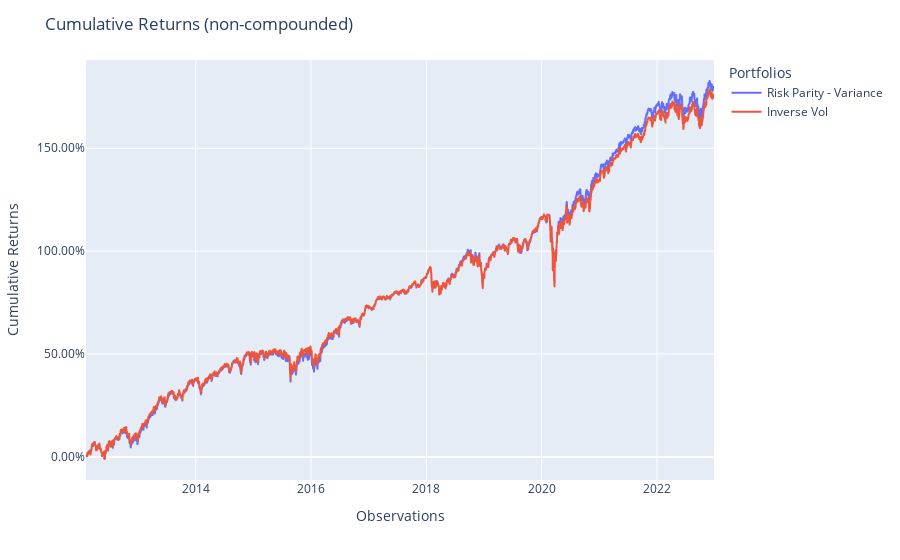

The cell this chart's notebook holds for it:
### Code cell
fig = population.plot_cumulative_returns()
show(fig)

### Figure 1 — Plotly figure (JSON) as saved in the notebook; plotly's stock layout.template omitted (floating-point values rounded to 4 significant figures; data arrays with more than 128 entries replaced by an {"elided": "..."} marker saying what was removed)
{"data": [{"hovertemplate": "variable=Risk Parity - Variance<br>index=%{x}<br>value=%{y}<extra></extra>", "legendgroup": "Risk Parity - Variance", "line": {"color": "#636efa", "dash": "solid"}, "marker": {"symbol": "circle"}, "mode": "lines", "name": "Risk Parity - Variance", "showlegend": true, "type": "scattergl", "x": {"elided": "2743 str values"}, "xaxis": "x", "y": {"elided": "2743 float values"}, "yaxis": "y"}, {"hovertemplate": "variable=Inverse Vol<br>index=%{x}<br>value=%{y}<extra></extra>", "legendgroup": "Inverse Vol", "line": {"color": "#EF553B", "dash": "solid"}, "marker": {"symbol": "circle"}, "mode": "lines", "name": "Inverse Vol", "showlegend": true, "type": "scattergl", "x": {"elided": "2743 str values"}, "xaxis": "x", "y": {"elided": "2743 float values"}, "yaxis": "y"}], "layout": {"legend": {"title": {"text": "Portfolios"}, "tracegroupgap": 0}, "margin": {"t": 60}, "title": {"text": "Cumulative Returns (non-compounded)"}, "xaxis": {"anchor": "y", "domain": [0, 1], "title": {"text": "Observations"}}, "yaxis": {"anchor": "x", "domain": [0, 1], "tickformat": ".2%", "title": {"text": "Cumulative Returns"}}}}
